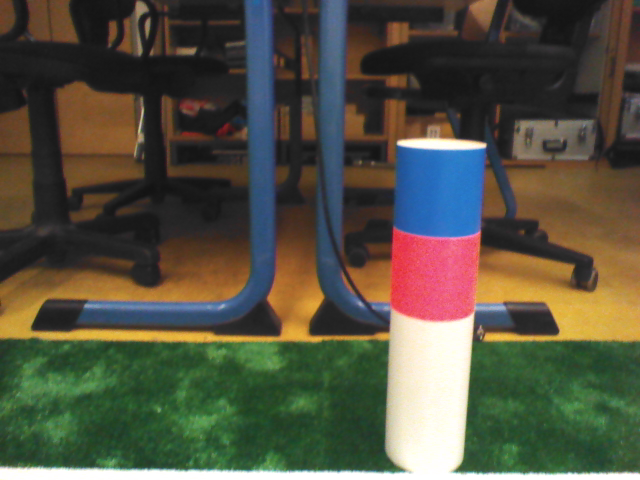
#> input picture bluered.png, 640 x 480 px
$ python feature_homography.py bluered.png
#> lines starting #> are read from the running program, lines starting #| are printed output that depends on the picture; after the words box and inside, x2 and y2 are one past the last pixel; in counts of white or black regions, pixels touching at a corner belong together
### common.py
#!/usr/bin/env python

'''
This module contains some common routines used by other samples.
'''

# Python 2/3 compatibility
from __future__ import print_function
import sys
PY3 = sys.version_info[0] == 3

if PY3:
    from functools import reduce

import numpy as np
import cv2

# built-in modules
import os
import itertools as it
from contextlib import contextmanager

image_extensions = ['.bmp', '.jpg', '.jpeg', '.png', '.tif', '.tiff', '.pbm', '.pgm', '.ppm']

class Bunch(object):
    def __init__(self, **kw):
        self.__dict__.update(kw)
    def __str__(self):
        return str(self.__dict__)

# [4 lines left out: function splitfn, not called in this run]

def anorm2(a):
    return (a*a).sum(-1)
def anorm(a):
    return np.sqrt( anorm2(a) )

# [44 lines left out: functions homotrans, to_rect, rect2rect_mtx, lookat, mtx2rvec, draw_str, not called in this run]

class Sketcher:
    # [8 lines left out: function __init__, not called in this run]

    def show(self):
        cv2.imshow(self.windowname, self.dests[0])

    # [13 lines left out: function on_mouse, not called in this run]


# palette data from matplotlib/_cm.py
_jet_data =   {'red':   ((0., 0, 0), (0.35, 0, 0), (0.66, 1, 1), (0.89,1, 1),
                         (1, 0.5, 0.5)),
               'green': ((0., 0, 0), (0.125,0, 0), (0.375,1, 1), (0.64,1, 1),
                         (0.91,0,0), (1, 0, 0)),
               'blue':  ((0., 0.5, 0.5), (0.11, 1, 1), (0.34, 1, 1), (0.65,0, 0),
                         (1, 0, 0))}

cmap_data = { 'jet' : _jet_data }

# [14 lines left out: function make_cmap, not called in this run]

def nothing(*arg, **kw):
    pass

def clock():
    return cv2.getTickCount() / cv2.getTickFrequency()

# [8 lines left out: function Timer, not called in this run]

class StatValue:
    def __init__(self, smooth_coef = 0.5):
        self.value = None
        self.smooth_coef = smooth_coef
    # [6 lines left out: function update, not called in this run]

class RectSelector:
    def __init__(self, win, callback):
        self.win = win
        self.callback = callback
        cv2.setMouseCallback(win, self.onmouse)
        self.drag_start = None
        self.drag_rect = None
    # [19 lines left out: function onmouse, not called in this run]
    def draw(self, vis):
        if not self.drag_rect:
            return False
        x0, y0, x1, y1 = self.drag_rect
        cv2.rectangle(vis, (x0, y0), (x1, y1), (0, 255, 0), 2)
        return True
    @property
    def dragging(self):
        return self.drag_rect is not None


# [24 lines left out: functions grouper, mosaic, not called in this run]

def getsize(img):
    h, w = img.shape[:2]
    return w, h

def mdot(*args):
    return reduce(np.dot, args)

def draw_keypoints(vis, keypoints, color = (0, 255, 255)):
    for kp in keypoints:
            x, y = kp.pt
            cv2.circle(vis, (int(x), int(y)), 2, color)

### plane_tracker.py
#!/usr/bin/env python

'''
Multitarget planar tracking
==================

Example of using features2d framework for interactive video homography matching.
ORB features and FLANN matcher are used. This sample provides PlaneTracker class
and an example of its usage.

video: http://www.youtube.com/watch?v=pzVbhxx6aog

Usage
-----
plane_tracker.py [<video source>]

Keys:
   SPACE  -  pause video
   c      -  clear targets

Select a textured planar object to track by drawing a box with a mouse.
'''

# Python 2/3 compatibility
from __future__ import print_function
import sys
PY3 = sys.version_info[0] == 3

if PY3:
    xrange = range

import numpy as np
import cv2

# built-in modules
from collections import namedtuple

# local modules
import video
import common
from video import presets


FLANN_INDEX_KDTREE = 1
FLANN_INDEX_LSH    = 6
flann_params= dict(algorithm = FLANN_INDEX_LSH,
                   table_number = 6, # 12
                   key_size = 12,     # 20
                   multi_probe_level = 1) #2

MIN_MATCH_COUNT = 10

'''
  image     - image to track
  rect      - tracked rectangle (x1, y1, x2, y2)
  keypoints - keypoints detected inside rect
  descrs    - their descriptors
  data      - some user-provided data
'''
PlanarTarget = namedtuple('PlaneTarget', 'image, rect, keypoints, descrs, data')

'''
  target - reference to PlanarTarget
  p0     - matched points coords in target image
  p1     - matched points coords in input frame
  H      - homography matrix from p0 to p1
  quad   - target bounary quad in input frame
'''
TrackedTarget = namedtuple('TrackedTarget', 'target, p0, p1, H, quad')

class PlaneTracker:
    def __init__(self):
        self.detector = cv2.ORB_create( nfeatures = 1000 )
        self.matcher = cv2.FlannBasedMatcher(flann_params, {})  # bug : need to pass empty dict (#1329)
        self.targets = []
        self.frame_points = []

    # [19 lines left out: functions add_target, clear, not called in this run]

    def track(self, frame):
        '''Returns a list of detected TrackedTarget objects'''
        self.frame_points, frame_descrs = self.detect_features(frame)
        if len(self.frame_points) < MIN_MATCH_COUNT:
            return []
        matches = self.matcher.knnMatch(frame_descrs, k = 2)
        matches = [m[0] for m in matches if len(m) == 2 and m[0].distance < m[1].distance * 0.75]
        if len(matches) < MIN_MATCH_COUNT:
            return []
        matches_by_id = [[] for _ in xrange(len(self.targets))]
        for m in matches:
            matches_by_id[m.imgIdx].append(m)
        tracked = []
        for imgIdx, matches in enumerate(matches_by_id):
            if len(matches) < MIN_MATCH_COUNT:
                continue
            target = self.targets[imgIdx]
            p0 = [target.keypoints[m.trainIdx].pt for m in matches]
            p1 = [self.frame_points[m.queryIdx].pt for m in matches]
            p0, p1 = np.float32((p0, p1))
            H, status = cv2.findHomography(p0, p1, cv2.RANSAC, 3.0)
            status = status.ravel() != 0
            if status.sum() < MIN_MATCH_COUNT:
                continue
            p0, p1 = p0[status], p1[status]

            x0, y0, x1, y1 = target.rect
            quad = np.float32([[x0, y0], [x1, y0], [x1, y1], [x0, y1]])
            quad = cv2.perspectiveTransform(quad.reshape(1, -1, 2), H).reshape(-1, 2)

            track = TrackedTarget(target=target, p0=p0, p1=p1, H=H, quad=quad)
            tracked.append(track)
        tracked.sort(key = lambda t: len(t.p0), reverse=True)
        return tracked

    def detect_features(self, frame):
        '''detect_features(self, frame) -> keypoints, descrs'''
        keypoints, descrs = self.detector.detectAndCompute(frame, None)
        if descrs is None:  # detectAndCompute returns descs=None if not keypoints found
            descrs = []
        return keypoints, descrs


class App:
    # [8 lines left out: function __init__, not called in this run]

    def on_rect(self, rect):
        self.tracker.add_target(self.frame, rect)

    # [26 lines left out: function run, not called in this run]

# [9 lines that do not run on import are left out]

### feature_homography.py
#!/usr/bin/env python

'''
Feature homography
==================

Example of using features2d framework for interactive video homography matching.
ORB features and FLANN matcher are used. The actual tracking is implemented by
PlaneTracker class in plane_tracker.py

Inspired by http://www.youtube.com/watch?v=-ZNYoL8rzPY

video: http://www.youtube.com/watch?v=FirtmYcC0Vc

Usage
-----
feature_homography.py [<video source>]

Keys:
   SPACE  -  pause video

Select a textured planar object to track by drawing a box with a mouse.
'''

# Python 2/3 compatibility
from __future__ import print_function

import numpy as np
import cv2

# local modules
import common
from common import getsize, draw_keypoints
from plane_tracker import PlaneTracker


class App:
    def __init__(self, src):
#> called with src = 'bluered.png'
        self.cap = cv2.imread(src)
#> self.cap is the input picture: shape (480, 640, 3); mean B, G, R 65.6, 81.9, 83.8
        self.frame = None
        self.paused = False
        self.tracker = PlaneTracker()

        cv2.namedWindow('plane')
        self.rect_sel = common.RectSelector('plane', self.on_rect)

    def on_rect(self, rect):
        self.tracker.clear()
        self.tracker.add_target(self.frame, rect)

    def run(self):
        while True:
            playing = not self.paused and not self.rect_sel.dragging
            if playing or self.frame is None:
                self.frame = self.cap.copy()

            w, h = getsize(self.frame)
#> w = 640; h = 480
            vis = np.zeros((h, w*2, 3), np.uint8)
            vis[:h,:w] = self.frame
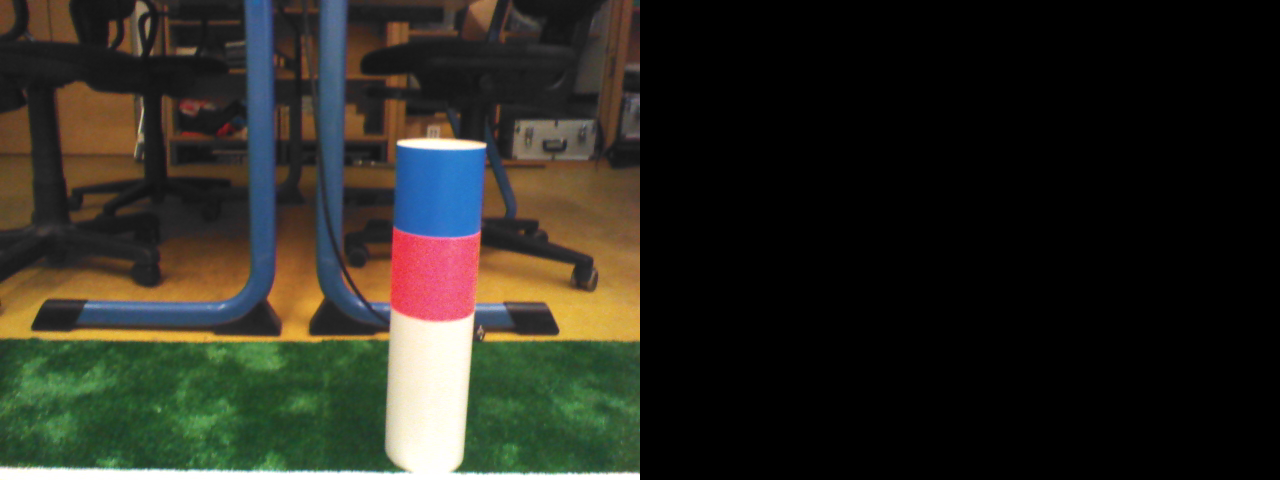
#> vis: shape (480, 1280, 3); mean B, G, R 32.8, 40.9, 41.9
            if len(self.tracker.targets) > 0:
                target = self.tracker.targets[0]
                vis[:,w:] = target.image
                draw_keypoints(vis[:,w:], target.keypoints)
                x0, y0, x1, y1 = target.rect
                cv2.rectangle(vis, (x0+w, y0), (x1+w, y1), (0, 255, 0), 2)

            if playing:
                tracked = self.tracker.track(self.frame)
#> in detect_features, `keypoints, descrs = self.detector.detectAndCompute(frame, None)`: keypoints = 891 keypoints; strongest (x, y, size): (484, 145, 31), (482, 145, 53.6), (484, 144, 44.6), (483, 145, 64.3)
#> in track, `self.frame_points, frame_descrs = self.detect_features(frame)`: self.frame_points has the same summary as keypoints in detect_features
#> in track, `matches = self.matcher.knnMatch(frame_descrs, k = 2)`: matches = ()
#> in track, `matches = [m[0] for m in matches if len(m) == 2 and m[0].distance < m[..`: matches = []
#> tracked = []
                if len(tracked) > 0:
                    tracked = tracked[0]
                    cv2.polylines(vis, [np.int32(tracked.quad)], True, (255, 255, 255), 2)
                    for (x0, y0), (x1, y1) in zip(np.int32(tracked.p0), np.int32(tracked.p1)):
                        cv2.line(vis, (x0+w, y0), (x1, y1), (0, 255, 0))
            draw_keypoints(vis, self.tracker.frame_points)
#> the loop in draw_keypoints, `for kp in keypoints:` made 891 passes
#> (kp, x, y) on passes 1 to 3: (keypoint at (456, 32), size 31, 456, 32), (keypoint at (503, 40), size 31, 503, 40), (keypoint at (109, 45), size 31, 109, 45)
#> after the loop in draw_keypoints, `for kp in keypoints:`:
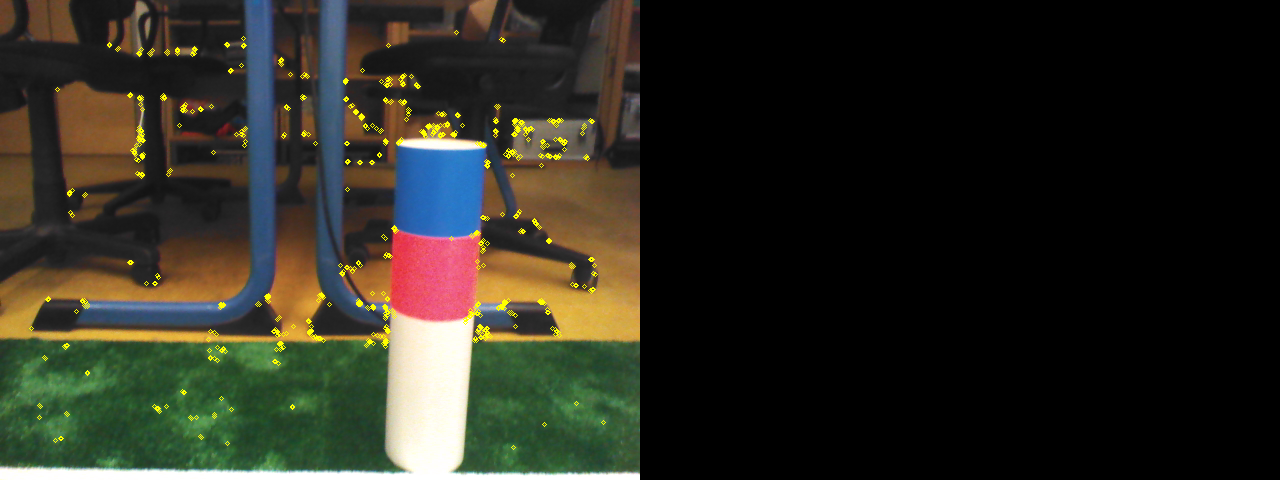
#> vis: shape (480, 1280, 3); 0.8% of pixels changed, all inside (x1, y1, x2, y2) = (29, 30, 606, 450)

            self.rect_sel.draw(vis)
            cv2.imshow('plane', vis)
            ch = cv2.waitKey(1)
#> (key Esc is pressed here)
            if ch == ord(' '):
                self.paused = not self.paused
            if ch == 27:
                break


if __name__ == '__main__':
    print(__doc__)

    import sys
    try:
        video_src = sys.argv[1]
    except:
        video_src = 0
    App(video_src).run()

$ run again, on redyellow.png
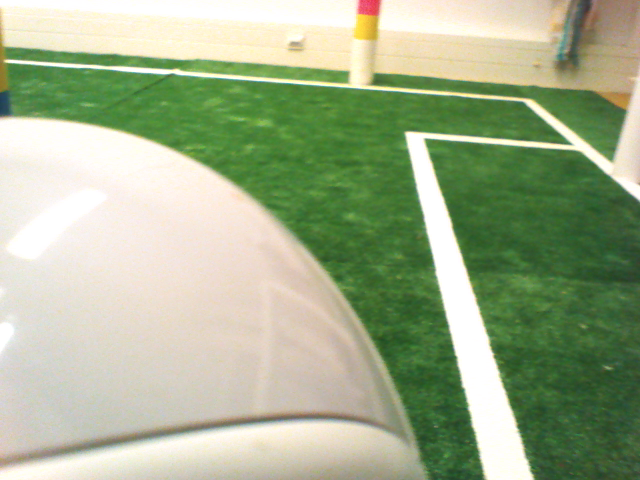
#> input picture redyellow.png, 640 x 480 px
#> in __init__, self.cap is the input picture: shape (480, 640, 3); mean B, G, R 141.3, 175.7, 161.6
#> in run, `w, h = getsize(self.frame)`: w = 640; h = 480
#> in run, `vis[:h,:w] = self.frame`:
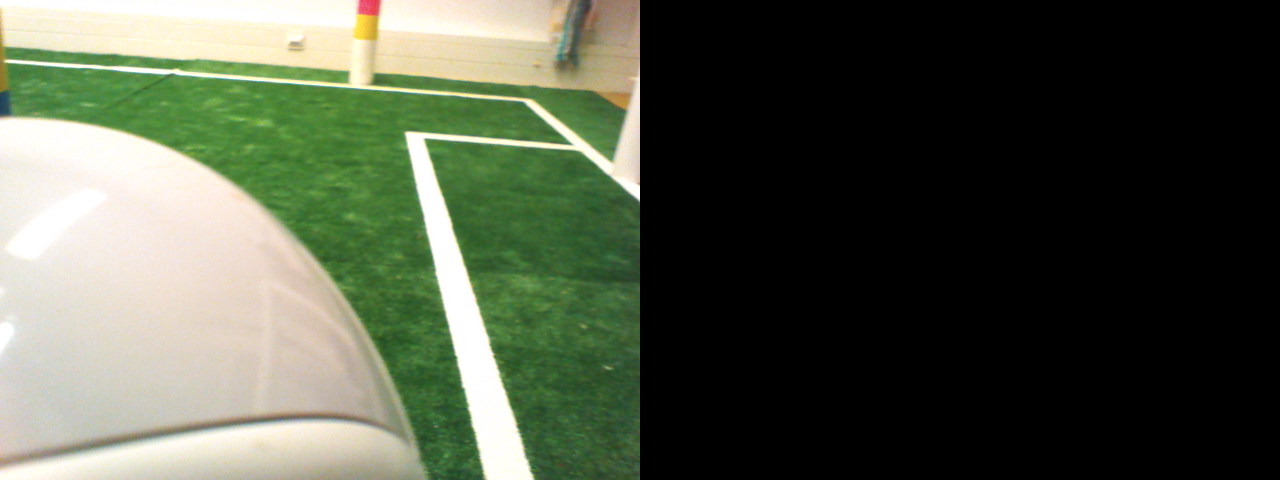
#> vis: shape (480, 1280, 3); mean B, G, R 70.7, 87.8, 80.8
#> keypoints = 257 keypoints; strongest (x, y, size): (408, 134, 77.1), (434, 143, 111.1), (428, 142, 77.1), (406, 133, 53.6)
#> self.frame_points has the same summary as keypoints in detect_features
#> in track, `matches = self.matcher.knnMatch(frame_descrs, k = 2)`: matches = ()
#> in track, `matches = [m[0] for m in matches if len(m) == 2 and m[0].distance < m[..`: matches = []
#> the loop in draw_keypoints, `for kp in keypoints:` made 257 passes
#> (kp, x, y) on passes 1 to 3: (keypoint at (292, 42), size 31, 292, 42), (keypoint at (291, 44), size 31, 291, 44), (keypoint at (290, 49), size 31, 290, 49)
#> after the loop in draw_keypoints, `for kp in keypoints:`:
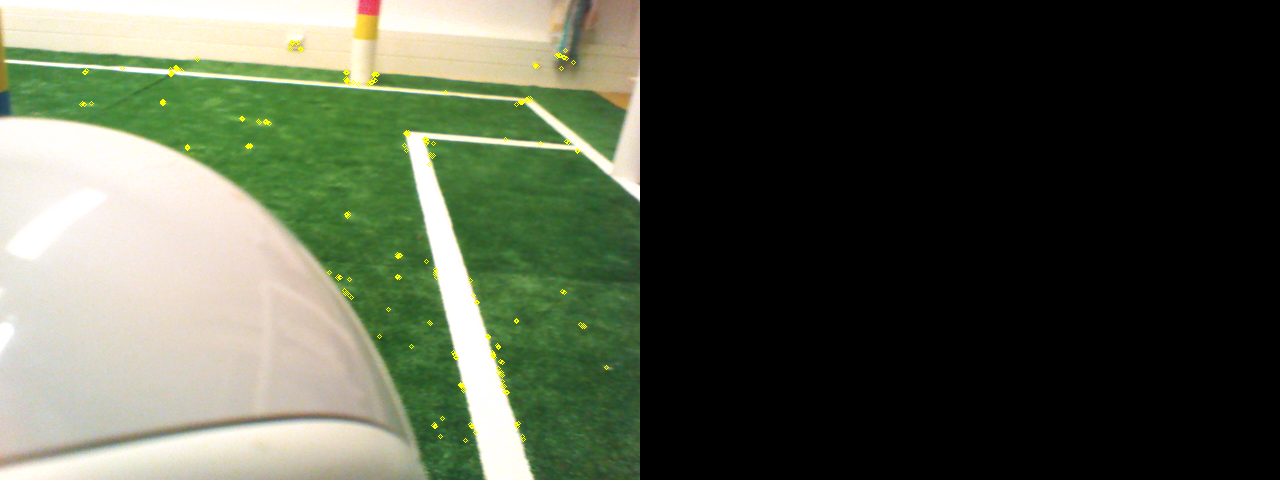
#> vis: shape (480, 1280, 3); 0.24% of pixels changed, all inside (x1, y1, x2, y2) = (79, 40, 609, 443)
